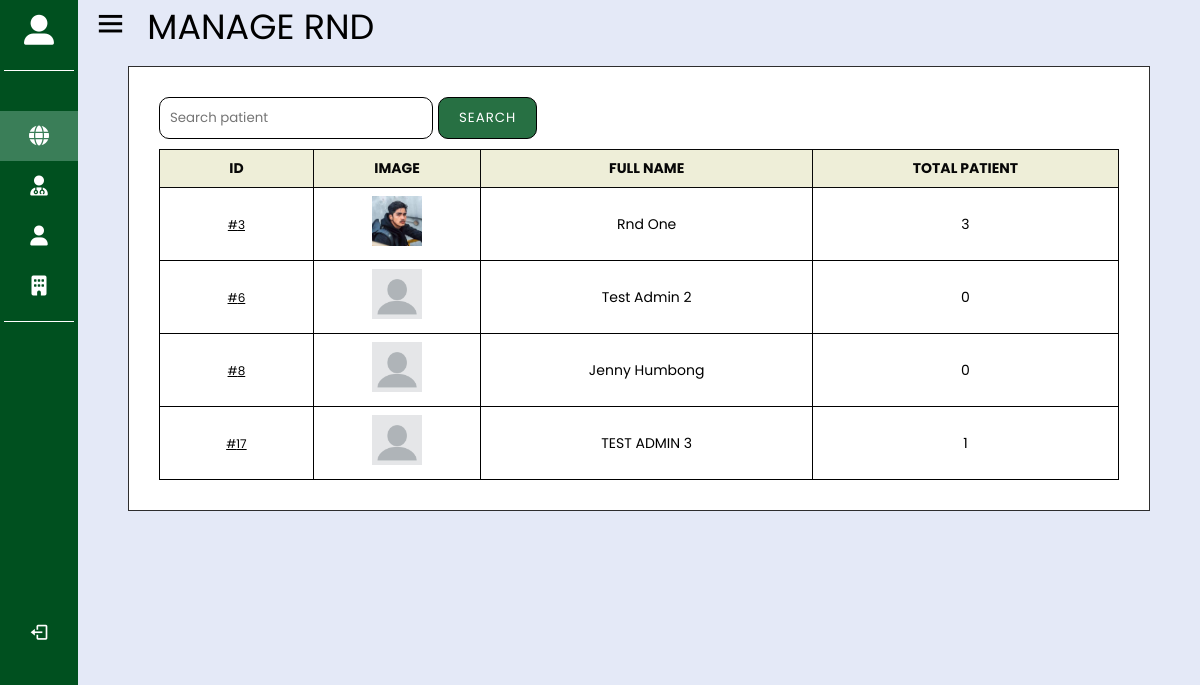
Before: /admin/specialist/patient.php (signed in) with the older database file.
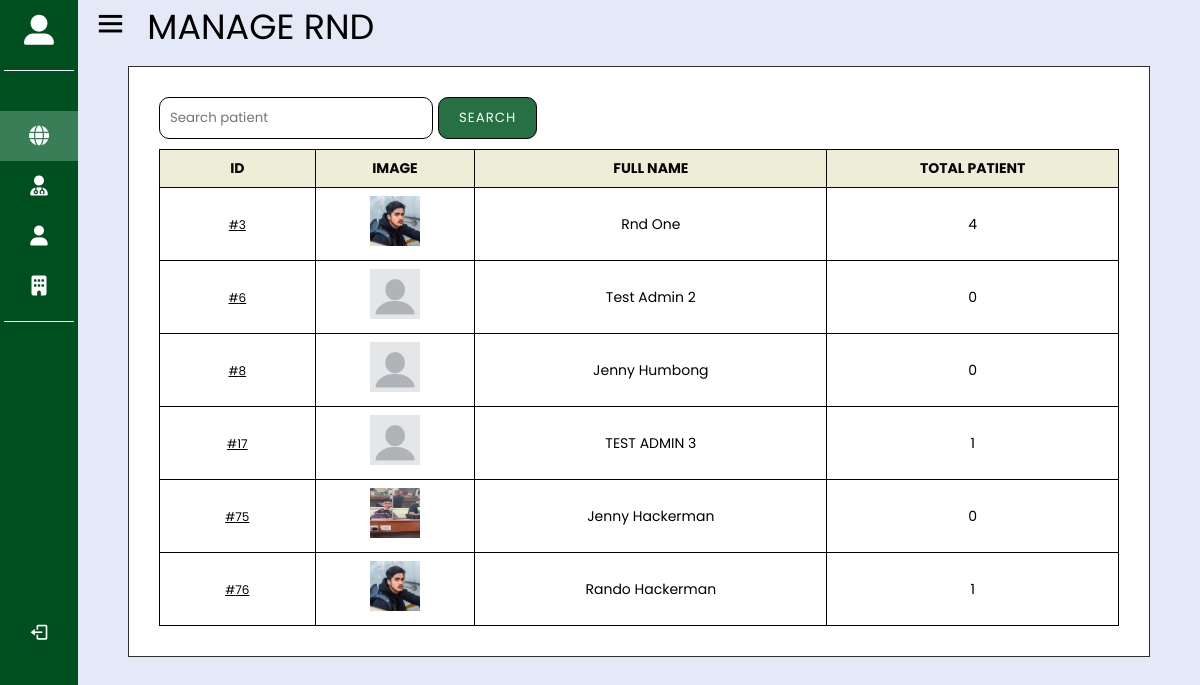
After: the same page with the newer database file.
### tables this page shows
CREATE TABLE `tbl_user_acc_info` (
  `acc_no` int(11) NOT NULL,
  `user_id` int(11) NOT NULL,
  `email` varchar(30) NOT NULL,
  `pass` varchar(30) NOT NULL,
  `status` varchar(15) NOT NULL
);

CREATE TABLE `tbl_user_profile` (
  `user_id` int(11) NOT NULL,
  `user_privilege` varchar(20) NOT NULL,
  `user_type` varchar(20) DEFAULT NULL,
  `first_name` varchar(50) NOT NULL,
  `middle_name` varchar(50) DEFAULT NULL,
  `last_name` varchar(50) NOT NULL,
  `contact` varchar(20) NOT NULL,
  `gender` int(11) NOT NULL,
  `birthdate` date NOT NULL,
  `profile_img` varchar(255) DEFAULT NULL
);

### classes/user.class.php (called while the page is built, shortened)
<?php
require_once 'database.php';
Class user{
    protected $db;
    function __construct() {
        $this->db = new Database();
    }
    function getAllRnd() {
        $sql = "SELECT * FROM tbl_user_profile
        INNER JOIN tbl_user_acc_info ON tbl_user_acc_info.user_id = tbl_user_profile.user_id
        WHERE user_privilege = 'rnd'";
        $query=$this->db->connect()->prepare($sql);
        if($query->execute()){
            $data = $query->fetchAll();
        }
        return $data;
    }
}
?>

### classes/database.php (called while the page is built)
<?php
class Database{
    private $host = 'localhost';
    private $database = 'clinic';
    private $username = 'root';
    private $password = '';
    protected $connection;
    function connect(){
        try {
			$this->connection = new PDO("mysql:host=$this->host;dbname=$this->database",
			$this->username, $this->password);
		} catch (PDOException $e) {
			echo "Connection error " . $e->getMessage();
		}
        return $this->connection;
    }
}
?>

### classes/appoint.class.php (called while the page is built, shortened)
<?php
require_once 'database.php';
Class appoint{
    public $rnd_id;
    protected $db;
    function __construct()
    {
        $this->db = new Database();
    }
    function getTotalNumHandledPatient() {
        $sql = "SELECT COUNT(DISTINCT tbl_transact.user_id) as patient_handled FROM `tbl_transact`
        INNER JOIN tbl_transact_appoint_checkpoint_rnd_status as tbl_transact_ck_rnd ON tbl_transact_ck_rnd.transact_id = tbl_transact.transact_id
        WHERE tbl_transact_ck_rnd.rnd_id = :rnd_id;";
        $query=$this->db->connect()->prepare($sql);
        $query->bindParam(':rnd_id', $this-> rnd_id);
        if($query->execute()){
            $data = $query->fetch();
        }
        return $data;
    }
}
?>

### admin/specialist/patient.php (the view, shortened to what this page needs)
<?php
  $path = "../";
  require_once $path."../classes/user.class.php";
  require_once $path."../classes/appoint.class.php";
  $current_page = $_SERVER['PHP_SELF'];
  $user = new user;
  $appoint = new appoint;
  $allValidRnd = $user -> getAllRnd();
?>
<!DOCTYPE html>
<html lang="en" dir="ltr">
<head>
  <link rel="stylesheet" href="../specialist/specialist.css">
  <link rel="stylesheet" href="<?php echo $path."global.css" ?>">
  <link rel="stylesheet" href="https://cdnjs.cloudflare.com/ajax/libs/font-awesome/6.0.0/css/all.min.css"
 />
  <link href='https://unpkg.com/boxicons@2.0.7/css/boxicons.min.css' rel='stylesheet'>
</head>
<body>
  <?php require_once $path."includes/side-bar.php" ?>
  <section class="home-section">
    <i class='bx bx-menu'></i>
    <span class="text">MANAGE RND</span>
    <div class="home-contents">
      <div class="table-containers">
        <div class="divider-no-border table-tool-parent">
          <form action="<?php echo $current_page ?>" method="get" class="search-parent">
            <input type="text" name="search_text" placeholder="Search patient"
              value="<?php echo isset($_GET['search_text']) ? $_GET['search_text'] : null ?>">
            <button type="submit" class="button button-primary">SEARCH</button>
          </form>
        </div>
        <table class="table">
          <thead>
            <tr>
              <th>ID</th>
              <th>IMAGE</th>
              <th>Full NAME</th>
              <th>TOTAL PATIENT</th>
            </tr>
          </thead>
          <tbody>
            <?php foreach($allValidRnd as $personel) {
                $img = $personel['profile_img'] == null ? "dummy_user.jpg" : $personel['profile_img'];
                $appoint -> rnd_id = $personel['user_id'];
                $patient_handled = $appoint -> getTotalNumHandledPatient()[0];
              ?>
            <tr>
              <td class="table-id"><a target="_blank"
                  href="<?php echo $path."../profile/profile.php?profile-id=".$personel['user_id'] ?>">#<?php echo $personel['user_id'] ?></a>
              </td>
              <td class="table-patient-img"><img src="<?php echo $path."../uploads/".$img ?>" alt=""></td>
              <td><?php echo $personel['first_name']." ".$personel['last_name'] ?></td>
              <td><?php echo $patient_handled ?></td>
            </tr>
            <?php } ?>
          </tbody>
        </table>
      </div>
  </section>
</body>
</html>

Changed rows visible on the page:
computed for tbl_user_acc_info "Rnd": patient_handled "3" → "4"
added tbl_user_acc_info: user "75", user.profile_img (picture), user.first_name "Jenny", user.last_name "Hackerman", patient_handled "0"
added tbl_user_acc_info: user "76", user.profile_img (picture), user.first_name "Rando", user.last_name "Hackerman", patient_handled "1"
